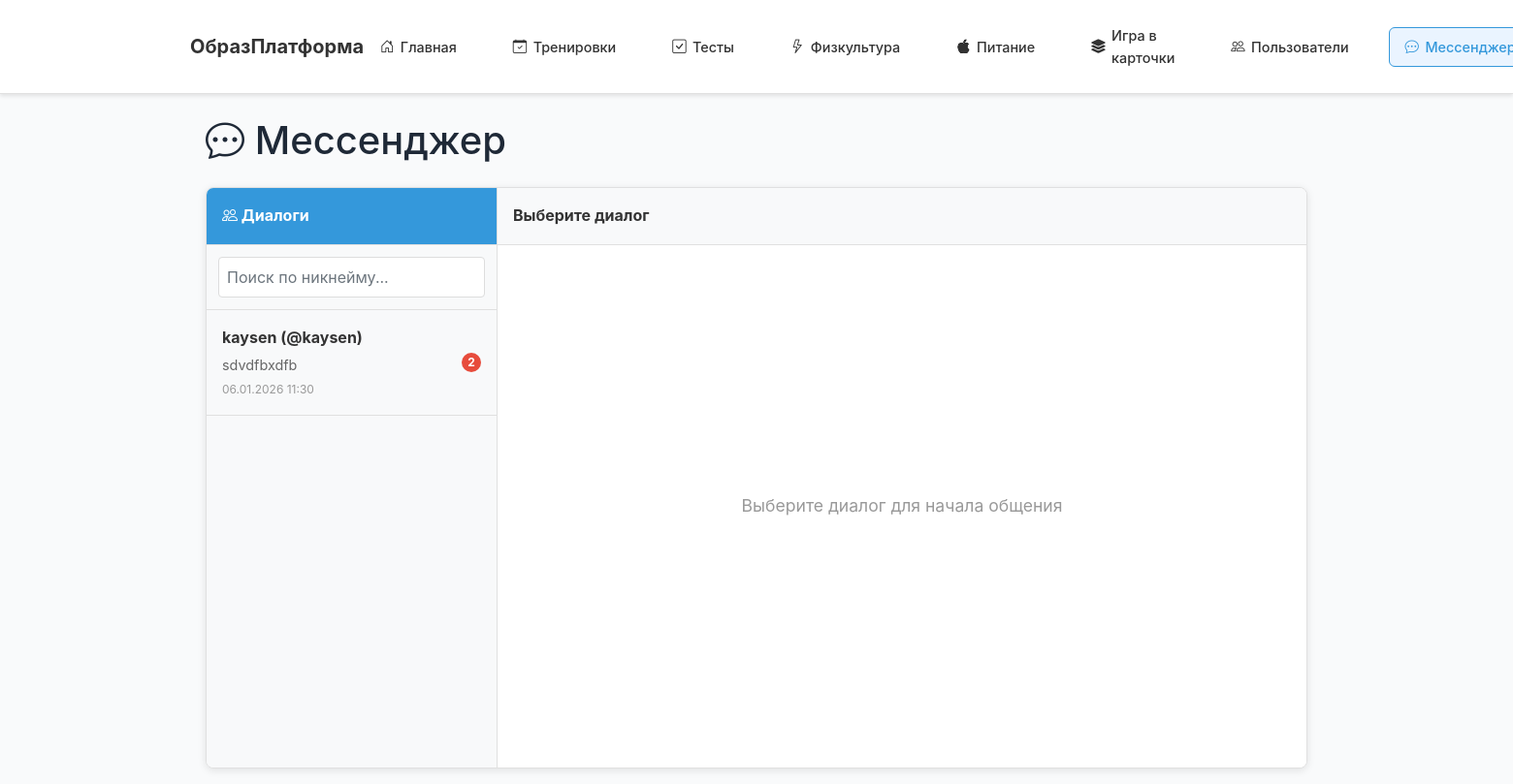
/messenger (signed in), run on the app's committed database.
### models.py (models this page shows, shortened)
class User(UserMixin, db.Model):
    id = db.Column(db.Integer, primary_key=True)
    username = db.Column(db.String(80), unique=True, nullable=False)
    nickname = db.Column(db.String(80), unique=True, nullable=True)  # Уникальный никнейм для поиска
    email = db.Column(db.String(120), unique=True, nullable=False)
    password = db.Column(db.String(200), nullable=False)
    role = db.Column(db.String(20), nullable=False, default='student')  # 'teacher' или 'student'
    mentor_id = db.Column(db.Integer, db.ForeignKey('user.id'))  # Привязка ученика к учителю
    created_at = db.Column(db.DateTime, default=datetime.utcnow)
    mentor = db.relationship(
        'User',
        remote_side=[id],
        backref=db.backref('assigned_students', lazy='dynamic'),
        foreign_keys=[mentor_id],
        post_update=True
    )
    def is_teacher(self):
        return self.role == 'teacher'
    test_results = db.relationship('TestResult', backref='user', lazy=True)
    pe_results = db.relationship('PhysicalEducationResult', backref='user', lazy=True)
    homeworks = db.relationship('Homework', backref='user', lazy=True)
    training_programs = db.relationship('TrainingProgram', backref='user', lazy=True)
    nutrition_diaries = db.relationship('NutritionDiary', backref='user', lazy=True)
    sent_messages = db.relationship('Message', foreign_keys='Message.sender_id', backref='sender', lazy=True)
    received_messages = db.relationship('Message', foreign_keys='Message.receiver_id', backref='receiver', lazy=True)
    created_game_sessions = db.relationship('GameSession', foreign_keys='GameSession.creator_id', backref='creator', lazy=True)

class Message(db.Model):
    id = db.Column(db.Integer, primary_key=True)
    sender_id = db.Column(db.Integer, db.ForeignKey('user.id'), nullable=False)
    receiver_id = db.Column(db.Integer, db.ForeignKey('user.id'), nullable=False)
    content = db.Column(db.Text, nullable=False)
    is_read = db.Column(db.Boolean, default=False)
    created_at = db.Column(db.DateTime, default=datetime.utcnow)

### app.py (the view)
@app.route('/messenger')
@login_required
def messenger():
    user_messages = Message.query.filter(
        or_(
            Message.sender_id == current_user.id,
            Message.receiver_id == current_user.id
        )
    ).order_by(Message.created_at.desc()).all()
    conversations = []
    seen_users = set()
    for message in user_messages:
        other_user_id = message.receiver_id if message.sender_id == current_user.id else message.sender_id
        if other_user_id in seen_users:
            continue
        other_user = User.query.get(other_user_id)
        if not other_user:
            continue
        unread_count = Message.query.filter_by(
            sender_id=other_user_id,
            receiver_id=current_user.id,
            is_read=False
        ).count()
        conversations.append({
            'user': other_user,
            'last_message': message,
            'unread_count': unread_count
        })
        seen_users.add(other_user_id)
    return render_template('messenger.html', conversations=conversations)

### app.py (called while the page is built)
@login_manager.user_loader
def load_user(user_id):
    return User.query.get(int(user_id))

### templates/messenger.html (shortened to what this page needs)
{% extends "base.html" %}
{% block content %}
<div class="container mt-4">
    <h1 class="mb-4"><i class="bi bi-chat-dots"></i> Мессенджер</h1>
    <div class="messenger-container">
        <div class="conversations-list">
            <div class="conversations-header">
                <i class="bi bi-people"></i> Диалоги
            </div>
            <div style="padding: 0.75rem; border-bottom: 1px solid #e0e0e0;">
                <input type="text" id="userSearch" class="form-control" placeholder="Поиск по никнейму..."
                       style="width: 100%; padding: 0.5rem; border: 1px solid #ddd; border-radius: 4px;"
                       onkeyup="searchUsers(this.value)">
            </div>
            {% if conversations %}
                {% for conv in conversations %}
                <div class="conversation-item" data-user-id="{{ conv.user.id }}" data-username="{{ conv.user.username }}" onclick="loadConversation({{ conv.user.id }}, this.dataset.username)">
                    <div class="conversation-info">
                        <div class="conversation-username">{{ conv.user.nickname or conv.user.username }} (@{{ conv.user.nickname or conv.user.username }})</div>
                        {% if conv.last_message %}
                            <div class="conversation-preview">
                                {{ conv.last_message.content[:50] }}{% if conv.last_message.content|length > 50 %}...{% endif %}
                            </div>
                            <div class="conversation-time">
                                {{ conv.last_message.created_at.strftime('%d.%m.%Y %H:%M') }}
                            </div>
                        {% else %}
                            <div class="conversation-preview" style="color: #999;">Нет сообщений</div>
                        {% endif %}
                    </div>
                    {% if conv.unread_count > 0 %}
                        <span class="unread-badge">{{ conv.unread_count }}</span>
                    {% endif %}
                </div>
                {% endfor %}
            {% else %}
                <div class="no-conversations">
                    <p>Нет диалогов</p>
                    <p style="font-size: 0.9rem;">Начните новый диалог, выбрав пользователя</p>
                </div>
            {% endif %}
        </div>
        <div class="chat-area">
            <div class="chat-header" id="chatHeader">
                <span id="chatUserName">Выберите диалог</span>
            </div>
            <div class="chat-messages" id="chatMessages">
                <div class="empty-chat">
                    Выберите диалог для начала общения
                </div>
            </div>
        </div>
    </div>
</div>
{% endblock %}

### static/css/style.css (style rules this page uses)
:root { --primary: #4361ee; --primary-dark: #3730a3; --success: #10b981; --danger: #ef4444; --text: #1f2937; --text-light: #6b7280; --bg: #f9fafb; --white: #ffffff; --border: #e5e7eb; }
* { margin: 0; padding: 0; box-sizing: border-box; }
body { font-family: -apple-system, BlinkMacSystemFont, 'Segoe UI', sans-serif; background: var(--bg); color: var(--text); line-height: 1.6; }
.container { max-width: 1200px; margin: 1rem auto; padding: 0 1rem; }

### templates/messenger.html (style rules this page uses)
.messenger-container { display: flex; height: calc(100vh - 200px); border: 1px solid #e0e0e0; border-radius: 8px; overflow: hidden; background: #fff; box-shadow: 0 2px 8px rgba(0,0,0,0.1); }
.conversations-list { width: 300px; border-right: 1px solid #e0e0e0; overflow-y: auto; background: #f8f9fa; }
.conversations-header { padding: 1rem; background: #3498db; color: white; font-weight: bold; border-bottom: 1px solid #e0e0e0; }
.conversation-item { padding: 1rem; border-bottom: 1px solid #e0e0e0; cursor: pointer; transition: background 0.2s; display: flex; justify-content: space-between; align-items: center; }
.conversation-info { flex: 1; }
.conversation-username { font-weight: bold; color: #333; margin-bottom: 0.25rem; }
.conversation-preview { font-size: 0.9rem; color: #666; overflow: hidden; text-overflow: ellipsis; white-space: nowrap; }
.conversation-time { font-size: 0.75rem; color: #999; margin-top: 0.25rem; }
.unread-badge { background: #e74c3c; color: white; border-radius: 50%; width: 20px; height: 20px; display: flex; align-items: center; justify-content: center; font-size: 0.75rem; font-weight: bold; margin-left: 0.5rem; }
.chat-area { flex: 1; display: flex; flex-direction: column; }
.chat-header { padding: 1rem; background: #f8f9fa; border-bottom: 1px solid #e0e0e0; font-weight: bold; color: #333; display: flex; align-items: center; justify-content: space-between; }
.chat-messages { flex: 1; overflow-y: auto; padding: 1rem; background: #ffffff; }
.empty-chat { display: flex; align-items: center; justify-content: center; height: 100%; color: #999; font-size: 1.1rem; }

### data on the page
User: user "kaysen", user "kaysen"
Message: last_message "sdvdfbxdfb", last_message.created_at "06.01.2026 11:30"

### other printed values
{{ conv.unread_count }} "2"
